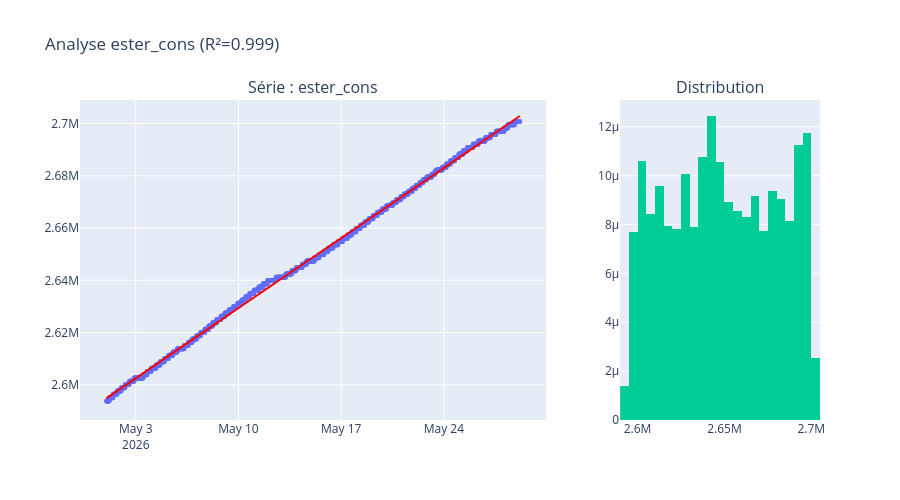

Notebook code for this chart:
### Code cell
processor.plot_simple_tag(tag=['ester_cons'])

### Figure 1 — Plotly figure (JSON) as saved in the notebook; plotly's stock layout.template omitted (floating-point values rounded to 4 significant figures; data arrays with more than 128 entries replaced by an {"elided": "..."} marker saying what was removed)
{"data": [{"marker": {"opacity": 0.4, "size": 5}, "mode": "markers", "name": "Données", "type": "scatter", "x": {"elided": "4051 str values"}, "xaxis": "x", "y": {"elided": "4051 float values"}, "yaxis": "y"}, {"line": {"color": "red"}, "name": "Tendance", "type": "scatter", "x": {"elided": "4051 str values"}, "xaxis": "x", "y": {"elided": "4051 float values"}, "yaxis": "y"}, {"histnorm": "probability density", "nbinsx": 30, "type": "histogram", "x": {"elided": "4051 float values"}, "xaxis": "x2", "yaxis": "y2"}], "layout": {"annotations": [{"font": {"size": 16}, "showarrow": false, "text": "Série : ester_cons", "x": 0.315, "xanchor": "center", "xref": "paper", "y": 1, "yanchor": "bottom", "yref": "paper"}, {"font": {"size": 16}, "showarrow": false, "text": "Distribution", "x": 0.865, "xanchor": "center", "xref": "paper", "y": 1, "yanchor": "bottom", "yref": "paper"}], "height": 500, "showlegend": false, "title": {"text": "Analyse ester_cons (R²=0.999)"}, "xaxis": {"anchor": "y", "domain": [0, 0.63]}, "xaxis2": {"anchor": "y2", "domain": [0.73, 1]}, "yaxis": {"anchor": "x", "domain": [0, 1]}, "yaxis2": {"anchor": "x2", "domain": [0, 1]}}}
